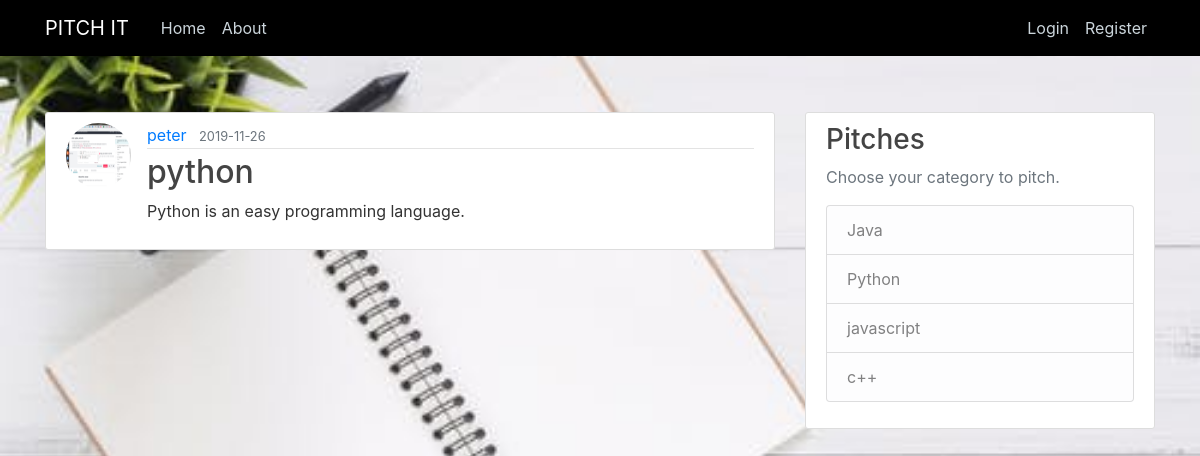
/post/1, run on the app's committed database.
### pitch/models.py (models this page shows, shortened)
class User(db.Model, UserMixin):
    id = db.Column(db.Integer, primary_key=True)
    username = db.Column(db.String(20), unique=True, nullable=False)
    email = db.Column(db.String(120), unique=True, nullable=False)
    image_file = db.Column(db.String(20), nullable=False, default='default.jpg')
    password = db.Column(db.String(60), nullable=False)
    posts = db.relationship('Post', backref='author', lazy=True)

class Post(db.Model):
    id = db.Column(db.Integer, primary_key=True)
    title = db.Column(db.String(100), nullable=False)
    date_posted = db.Column(db.DateTime, nullable=False, default=datetime.utcnow)
    content = db.Column(db.Text, nullable=False)
    user_id = db.Column(db.Integer, db.ForeignKey('user.id'), nullable=False)

### pitch/routes.py (the view)
@app.route("/post/<int:post_id>")
def post(post_id):
    post = Post.query.get_or_404(post_id)
    return render_template('post.html', title=post.title, post=post)

### pitch/templates/post.html (shortened to what this page needs)
{% extends "layouts.html" %}
{% block content %}
  <article class="media content-section">
    <img class="rounded-circle article-img" src="{{ url_for('static', filename='profile_pics/' + post.author.image_file) }}">
    <div class="media-body">
      <div class="article-metadata">
        <a class="mr-2" href="#">{{ post.author.username }}</a>
        <small class="text-muted">{{ post.date_posted.strftime('%Y-%m-%d') }}</small>
      </div>
      <h2 class="article-title">{{ post.title }}</h2>
      <p class="article-content">{{ post.content }}</p>
    </div>
  </article>
{% endblock content %}

### pitch/static/main.css (style rules this page uses)
body { background-image: url(profile_pics/photo3.jpeg); color: #333333; margin-top: 7rem; background-repeat: no-repeat; -webkit-background-size: cover; -moz-background-size: cover; -o-background-size: cover; background-size: cover; }
h1, h2, h3, h4, h5, h6 { color: #444444; }
.content-section { background: #ffffff; padding: 10px 20px; border: 1px solid #dddddd; border-radius: 3px; margin-bottom: 20px; }
.article-title { color: #444444; }
.article-content { white-space: pre-line; }
.article-img { height: 65px; width: 65px; margin-right: 16px; }
.article-metadata { padding-bottom: 1px; margin-bottom: 4px; border-bottom: 1px solid #e3e3e3 }

### data on the page
User: image_file (picture), author.username "peter"
Post: date_posted "2019-11-26", title "python", content "Python is an easy programming language."
